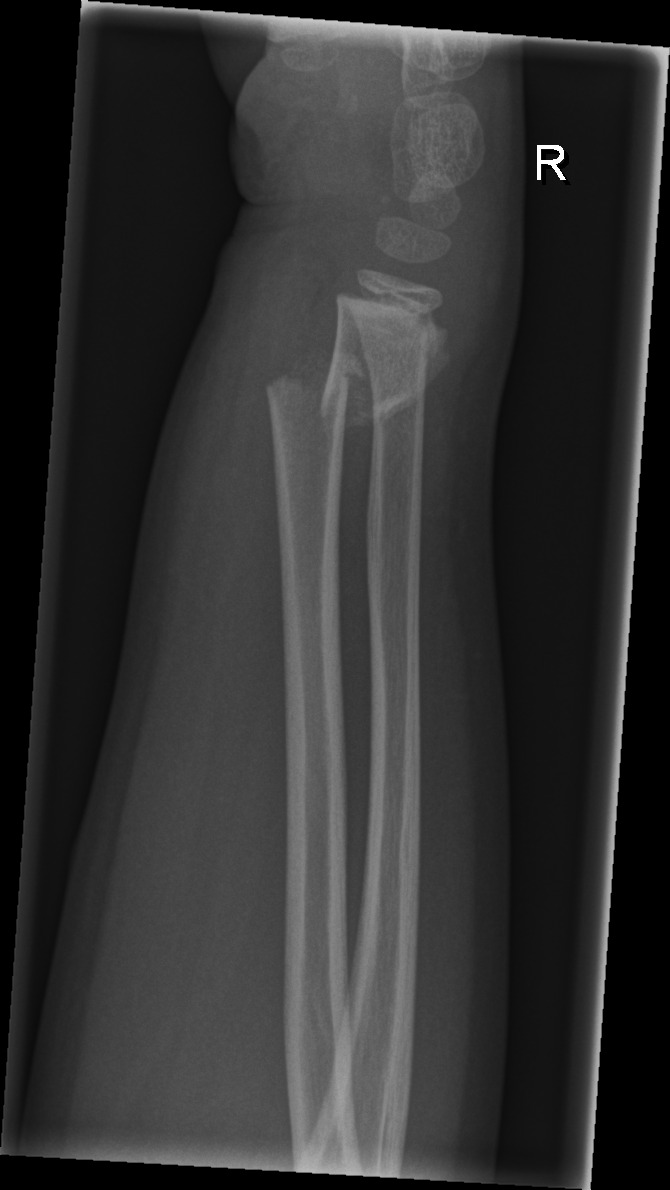
#> input picture test/fracture/0197_0791582125_01_WRI-R2_M006.png, 670 x 1190 px; its folder holds only this picture in this run
$ python predict.py
#> lines starting #> are read from the running program, lines starting #| are printed output that depends on the picture; after the words box and inside, x2 and y2 are one past the last pixel; in counts of white or black regions, pixels touching at a corner belong together
### utils/metrics.py

### calculate sentitivity and specificity
# Path: utils/metrics.py
# [23 lines left out: function calculate_sensitivity, not called in this run]


import numpy as np

class ObjectDetectionMetrics:
    def __init__(self, iou_threshold=0.5):
        self.iou_threshold = iou_threshold
        self.ground_truths = []
        self.predictions = []

    # [20 lines left out: functions yolo_to_bbox, add_ground_truth, not called in this run]

    def add_prediction(self, image_id, bbox):
        self.predictions.append((image_id, bbox))

    # [16 lines left out: function calculate_iou, not called in this run]

    def evaluate(self):
        tp = 0
        fp = 0
        fn = 0
        iou_scores = []

        gt_dict = {}
        pred_dict = {}

        for gt in self.ground_truths:
            image_id, bbox = gt
            if image_id not in gt_dict:
                gt_dict[image_id] = []
            gt_dict[image_id].append(bbox)

        for pred in self.predictions:
            image_id, bbox = pred
            if image_id not in pred_dict:
                pred_dict[image_id] = []
            pred_dict[image_id].append(bbox)

        for image_id in gt_dict:
            gt_bboxes = gt_dict[image_id]
            if image_id in pred_dict:
                pred_bboxes = pred_dict[image_id]
                matched_gt = set()
                for pred_bbox in pred_bboxes:
                    best_iou = 0
                    best_gt_idx = -1
                    for gt_idx, gt_bbox in enumerate(gt_bboxes):
                        if gt_idx in matched_gt:
                            continue
                        iou = self.calculate_iou(pred_bbox, gt_bbox)
                        if iou > best_iou:
                            best_iou = iou
                            best_gt_idx = gt_idx
                    if best_iou >= self.iou_threshold:
                        tp += 1
                        iou_scores.append(best_iou)
                        matched_gt.add(best_gt_idx)
                    else:
                        fp += 1
                fn += len(gt_bboxes) - len(matched_gt)
            else:
                fn += len(gt_bboxes)

        precision = tp / (tp + fp) if (tp + fp) > 0 else 0
        recall = tp / (tp + fn) if (tp + fn) > 0 else 0
        f1_score = 2 * precision * recall / (precision + recall) if (precision + recall) > 0 else 0
        miou = np.mean(iou_scores) if iou_scores else 0

        return {
            "precision": precision,
            "recall": recall,
            "f1_score": f1_score,
            "mIOU": miou
        }

### predict.py
import os
import cv2
import glob
import matplotlib.pyplot as plt

from utils.metrics import ObjectDetectionMetrics
from utils.dataset import load_yolo_labels

object_detection_metrics = ObjectDetectionMetrics(iou_threshold=0.5) ## ignore confidence score

# Load the trained classifier
classifier_path = 'haar_training/classifier/cascade.xml'
haar_cascade = cv2.CascadeClassifier(classifier_path)

test_folder = 'MLDataset/crop_data_enhanced/images/test'
save_folder = 'results'

os.makedirs(save_folder, exist_ok=True)


for image_path in glob.glob(os.path.join(test_folder, '**/*.png')):
    # Load and pre-process the image
    image = cv2.imread(image_path)
#> image is the input picture: shape (1190, 670, 3); min 0, max 255, mean 48.9
    gray_image = cv2.cvtColor(image, cv2.COLOR_BGR2GRAY)

    ## load labels
    label_path = image_path.replace('images', 'labels').replace('png', 'txt')
    if os.path.exists(label_path):
        labels = load_yolo_labels(label_path, image.shape, [3])
        for label in labels:
            object_detection_metrics.add_ground_truth(image_path, label[1:], type='xyxy')

    # Detect features using the Haar classifier
    detected_regions = haar_cascade.detectMultiScale(gray_image)
#> detected_regions = 17 rows, first 6: [656, 46, 13, 13], [375, 1145, 28, 28], [370, 380, 52, 52], [353, 1128, 52, 52], [263, 363, 88, 88], [364, 773, 61, 61]

    # Draw bounding boxes around detected regions
    for (x, y, w, h) in detected_regions:
        cv2.rectangle(image, (x, y), (x + w, y + h), (0, 255, 0), 2)
        object_detection_metrics.add_prediction(image_path, (x, y, x + w, y + h))
#> this loop made 17 passes
#> (x, y, w, h) on passes 1 to 12: (656, 46, 13, 13), (375, 1145, 28, 28), (370, 380, 52, 52), (353, 1128, 52, 52), (263, 363, 88, 88), (364, 773, 61, 61), (364, 590, 61, 61), (361, 548, 67, 67), (276, 555, 71, 71), (282, 742, 70, 70), (357, 885, 68, 68), (281, 805, 73, 73)
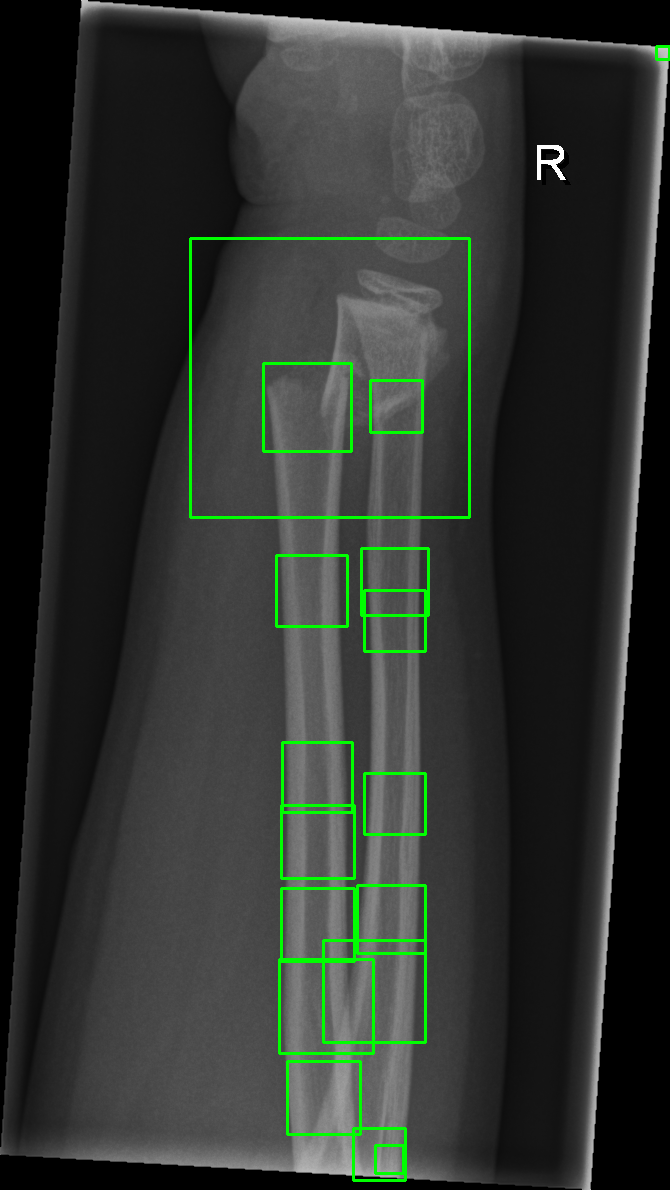
#> image: shape (1190, 670, 3); 1.95% of pixels changed, all inside (x1, y1, x2, y2) = (189, 45, 670, 1182)

    # Display the image with bounding boxes
    cv2.imwrite(os.path.join(save_folder, os.path.basename(image_path)), image)
#> pass 2 of the loop `for image_path in glob.glob(os.path.join(test_folder, '**/*.png')):`:
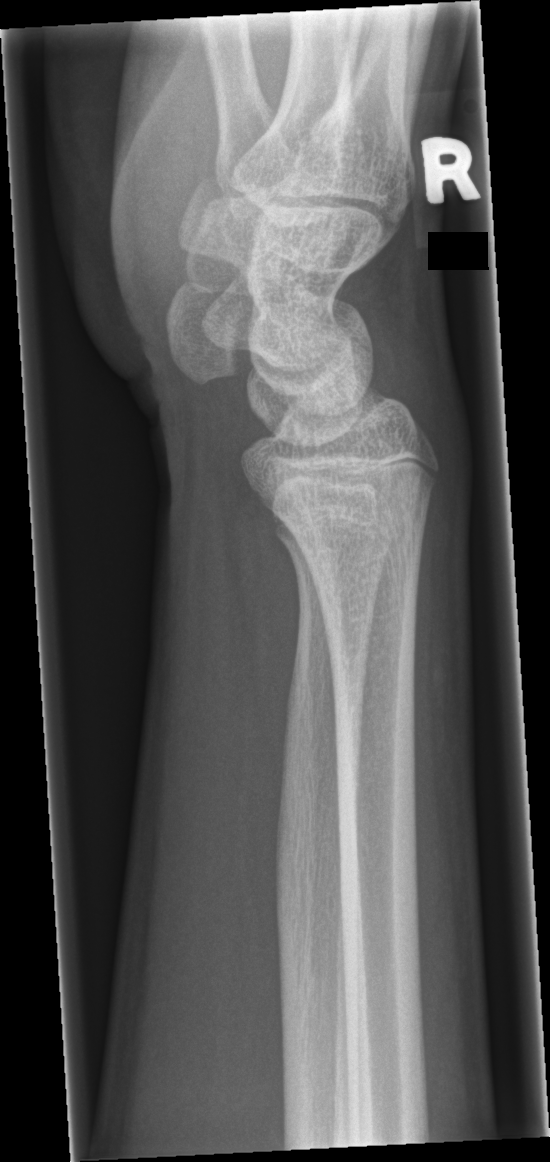
#> input picture test/normal/0037_0894273521_01_WRI-R2_M015.png, 550 x 1162 px
#> image is the input picture: shape (1162, 550, 3); min 0, max 255, mean 83.7
#> gray_image: shape (1162, 550)
#> detected_regions = [[248, 332, 40, 40], [330, 1054, 46, 46], [112, 221, 84, 84], [160, 282, 85, 85], [331, 34, 93, 93], [236, 225, 122, 122], [334, 841, 94, 94], [300, 548, 126, 126], [265, 393, 149, 149], [272, 445, 165, 165], [269, 884, 160, 160]]
#> the loop `for (x, y, w, h) in detected_regions:` made 11 passes
#> after the loop `for (x, y, w, h) in detected_regions:`:
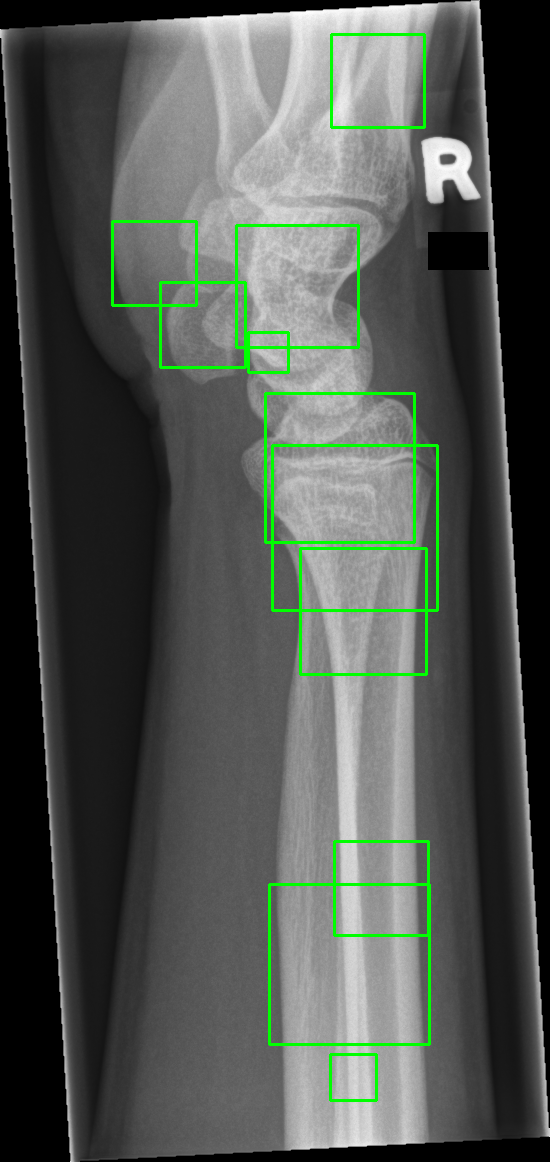
#> image: shape (1162, 550, 3); 2.15% of pixels changed, all inside (x1, y1, x2, y2) = (111, 33, 439, 1102)

# Calculate the metrics
results = object_detection_metrics.evaluate()
#> the loop in evaluate, `for pred in self.predictions:` made 28 passes
#> bbox on passes 1 to 12: (656, 46, 669, 59), (375, 1145, 403, 1173), (370, 380, 422, 432), (353, 1128, 405, 1180), (263, 363, 351, 451), (364, 773, 425, 834), (364, 590, 425, 651), (361, 548, 428, 615), (276, 555, 347, 626), (282, 742, 352, 812), (357, 885, 425, 953), (281, 805, 354, 878)
#> after the loop in evaluate, `for pred in self.predictions:`: pred_dict = 2 items
#> after the loop in evaluate, `for image_id in gt_dict:`: fn = 0; iou_scores = []; tp = 0
#> results = {'precision': 0, 'recall': 0, 'f1_score': 0, 'mIOU': 0}
print(f"Precision: {results['precision']:.2f}")
#| Precision: 0.00
print(f"Recall: {results['recall']:.2f}")
#| Recall: 0.00
print(f"F1 Score: {results['f1_score']:.2f}")
#| F1 Score: 0.00
print(f"mIOU: {results['mIOU']:.2f}")
#| mIOU: 0.00
